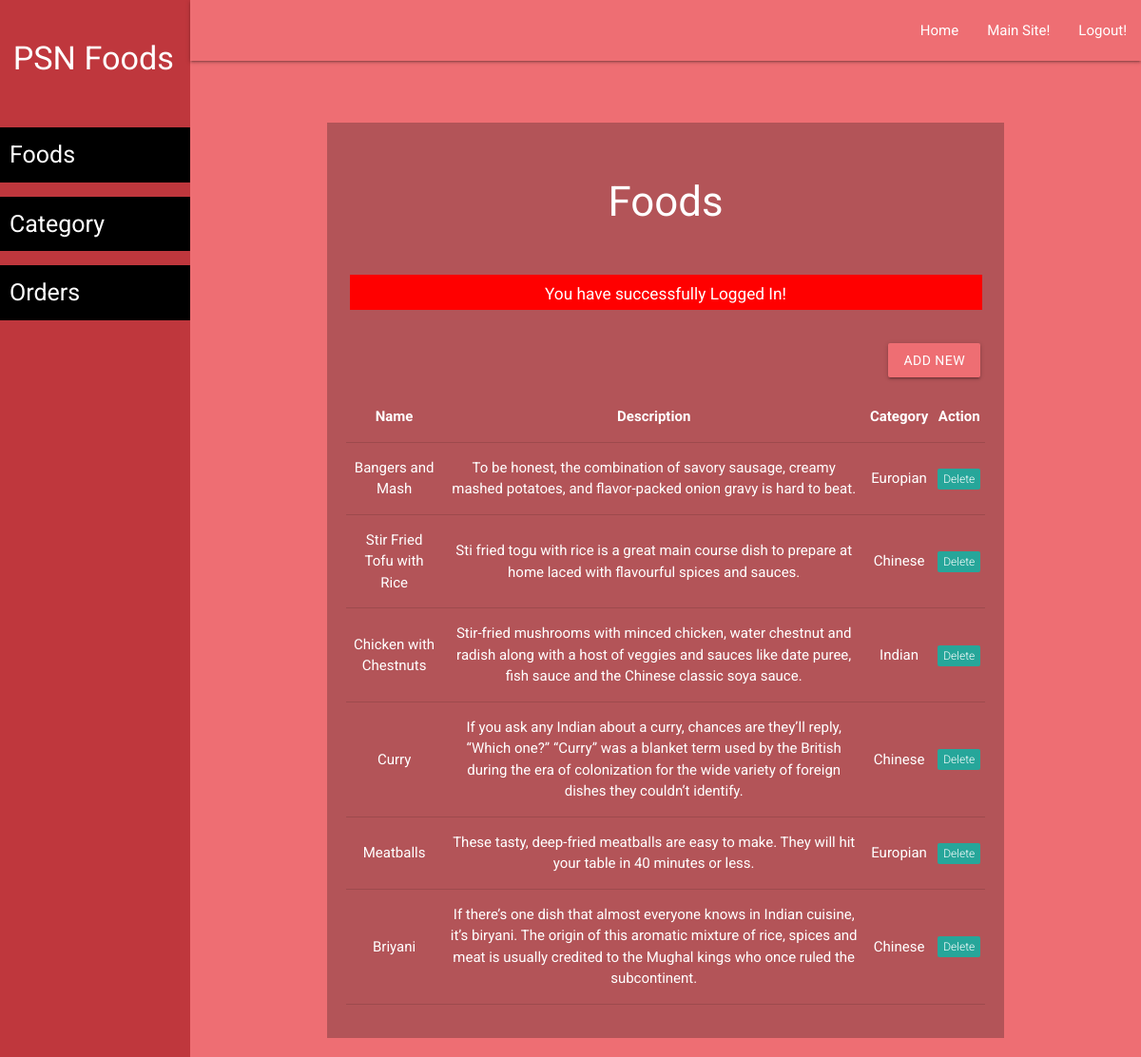
The app's page /admin/food-list.php (signed in) with its own data.
### tables this page shows
CREATE TABLE `food` (
  `id` int(11) NOT NULL,
  `cat_id` int(10) NOT NULL,
  `fname` varchar(50) NOT NULL,
  `description` varchar(250) NOT NULL
);

CREATE TABLE `categories` (
  `id` int(11) NOT NULL,
  `name` varchar(250) NOT NULL,
  `short_desc` varchar(250) NOT NULL,
  `long_desc` varchar(500) NOT NULL
);

### admin/food-list.php (the view, shortened to what this page needs)
<?php require('layout/header.php'); ?>
<?php require('layout/left-sidebar-long.php'); ?>
<?php require('layout/topnav.php'); ?>
<?php require('layout/left-sidebar-short.php'); ?>
<?php
require('../backends/connection-pdo.php');
$sql = 'SELECT food.id, food.fname, food.description, categories.name
        FROM food
        LEFT JOIN categories
        ON food.cat_id = categories.id';
$query  = $pdoconn->prepare($sql);
$query->execute();
$arr_all = $query->fetchAll(PDO::FETCH_ASSOC);
?>
<div class="section white-text" style="background: #B35458;">
	<div class="section">
		<h3>Foods</h3>
	</div>
  <?php
    if (isset($_SESSION['msg'])) {
        echo '<div class="section center" style="margin: 5px 35px;"><div class="row" style="background: red; color: white;">
        <div class="col s12">
            <h6>'.$_SESSION['msg'].'</h6>
            </div>
        </div></div>';
    }
    ?>
	<div class="section right" style="padding: 15px 25px;">
		<a href="food-add.php" class="waves-effect waves-light btn">Add New</a>
	</div>
	<div class="section center" style="padding: 20px;">
		<table class="centered responsive-table">
        <thead>
          <tr>
              <th>Name</th>
              <th>Description</th>
              <th>Category</th>
              <th>Action</th>
          </tr>
        </thead>
        <tbody>
          <?php
            foreach ($arr_all as $key) {
          ?>
          <tr>
            <td><?php echo $key['fname']; ?></td>
            <td><?php echo $key['description']; ?></td>
            <td><?php echo $key['name']; ?></td>
            <td><a href="../backends/admin/food-delete.php?id=<?php echo $key['id']; ?>"><span class="new badge" data-badge-caption="">Delete</span></a></td>
          </tr>
          <?php } ?>
        </tbody>
      </table>
	</div>
</div>
<?php require('layout/footer.php'); ?>

### css/form-style.css (style rules this page uses)
body { background: #ee6e73; font-family: "Roboto", sans-serif; -webkit-font-smoothing: antialiased; -moz-osx-font-smoothing: grayscale; }
.btn, .btn:active, .btn:hover { background: #ee6e73 !important; width: 100%; }
.row { margin-bottom: 0 !important; }
.col { padding: 0 !important; }

### records on screen
food: fname "Bangers and Mash", description "To be honest, the combination of savory sausage, creamy mashed potatoes, and flavor-packed onion gravy is hard to beat.", categories.name "Europian"
food: fname "Stir Fried Tofu with Rice", description "Sti fried togu with rice is a great main course dish to prepare at home laced with flavourful spices and sauces.", categories.name "Chinese"
food: fname "Chicken with Chestnuts", description "Stir-fried mushrooms with minced chicken, water chestnut and radish along with a host of veggies and sauces like date puree, fish sauce and the Chinese classic soya sauce.", categories.name "Indian"
food: fname "Curry", description "If you ask any Indian about a curry, chances are they’ll reply, “Which one?” “Curry” was a blanket term used by the British during the era of colonization for the wide variety of foreign dishes they couldn’t identify.", categories.name "Chinese"
food: fname "Meatballs", description "These tasty, deep-fried meatballs are easy to make. They will hit your table in 40 minutes or less.", categories.name "Europian"
food: fname "Briyani", description "If there’s one dish that almost everyone knows in Indian cuisine, it’s biryani. The origin of this aromatic mixture of rice, spices and meat is usually credited to the Mughal kings who once ruled the subcontinent.", categories.name "Chinese"

### other values on screen
$_SESSION['msg'] "You have successfully Logged In!"
